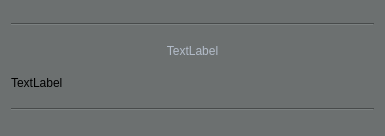
<?xml version="1.0" encoding="UTF-8"?>
<ui version="4.0">
 <class>Message</class>
 <widget class="QWidget" name="Message">
  <property name="geometry">
   <rect>
    <x>0</x>
    <y>0</y>
    <width>385</width>
    <height>136</height>
   </rect>
  </property>
  <property name="windowTitle">
   <string>Form</string>
  </property>
  <property name="styleSheet">
   <string notr="true">QWidget{
	border-color: black;
	background-color: #6c7070; 
}
Line{
	padding: none;
	margin: none;
	width: 100%
}</string>
  </property>
  <layout class="QVBoxLayout" name="verticalLayout">
   <item>
    <widget class="Line" name="line_2">
     <property name="orientation">
      <enum>Qt::Horizontal</enum>
     </property>
    </widget>
   </item>
   <item>
    <widget class="QLabel" name="name">
     <property name="sizePolicy">
      <sizepolicy hsizetype="Preferred" vsizetype="Maximum">
       <horstretch>0</horstretch>
       <verstretch>0</verstretch>
      </sizepolicy>
     </property>
     <property name="styleSheet">
      <string notr="true">QLabel{
	color: #b3bcc9;
}</string>
     </property>
     <property name="text">
      <string>TextLabel</string>
     </property>
     <property name="alignment">
      <set>Qt::AlignCenter</set>
     </property>
    </widget>
   </item>
   <item>
    <widget class="QLabel" name="text">
     <property name="sizePolicy">
      <sizepolicy hsizetype="Preferred" vsizetype="Maximum">
       <horstretch>0</horstretch>
       <verstretch>0</verstretch>
      </sizepolicy>
     </property>
     <property name="text">
      <string>TextLabel</string>
     </property>
    </widget>
   </item>
   <item>
    <widget class="Line" name="line">
     <property name="orientation">
      <enum>Qt::Horizontal</enum>
     </property>
    </widget>
   </item>
  </layout>
 </widget>
 <resources/>
 <connections/>
</ui>
